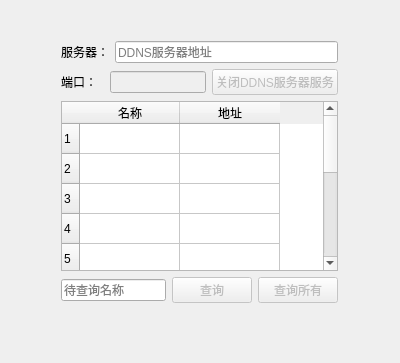
<?xml version="1.0" encoding="UTF-8"?>
<ui version="4.0">
 <class>Dialog</class>
 <widget class="QDialog" name="Dialog">
  <property name="geometry">
   <rect>
    <x>0</x>
    <y>0</y>
    <width>400</width>
    <height>363</height>
   </rect>
  </property>
  <property name="windowTitle">
   <string>DDNS查询端 v1.1   By @yqs112358</string>
  </property>
  <widget class="QWidget" name="layoutWidget">
   <property name="geometry">
    <rect>
     <x>50</x>
     <y>30</y>
     <width>299</width>
     <height>284</height>
    </rect>
   </property>
   <layout class="QVBoxLayout" name="verticalLayout">
    <item>
     <layout class="QHBoxLayout" name="horizontalLayout">
      <item>
       <widget class="QLabel" name="label">
        <property name="text">
         <string>服务器：</string>
        </property>
       </widget>
      </item>
      <item>
       <widget class="QLineEdit" name="lineEdit_server">
        <property name="whatsThis">
         <string>&lt;html&gt;&lt;head/&gt;&lt;body&gt;&lt;p&gt;输入要连接的 DDNS服务器(By @yqs112358) 的地址&lt;/p&gt;&lt;/body&gt;&lt;/html&gt;</string>
        </property>
        <property name="maxLength">
         <number>255</number>
        </property>
        <property name="placeholderText">
         <string>DDNS服务器地址</string>
        </property>
       </widget>
      </item>
     </layout>
    </item>
    <item>
     <layout class="QHBoxLayout" name="horizontalLayout_2">
      <item>
       <widget class="QLabel" name="label_2">
        <property name="text">
         <string>端口：  </string>
        </property>
       </widget>
      </item>
      <item>
       <widget class="QLineEdit" name="lineEdit_port">
        <property name="enabled">
         <bool>false</bool>
        </property>
        <property name="whatsThis">
         <string>&lt;html&gt;&lt;head/&gt;&lt;body&gt;&lt;p&gt;默认 DDNS服务器(By @yqs112358) 的连接端口&lt;/p&gt;&lt;/body&gt;&lt;/html&gt;</string>
        </property>
        <property name="text">
         <string/>
        </property>
        <property name="readOnly">
         <bool>false</bool>
        </property>
       </widget>
      </item>
      <item>
       <widget class="QPushButton" name="pushButton_close">
        <property name="enabled">
         <bool>false</bool>
        </property>
        <property name="whatsThis">
         <string>&lt;html&gt;&lt;head/&gt;&lt;body&gt;&lt;p&gt;点击此按钮来关闭指定的 DDNS服务器(By @yqs112358) 的服务&lt;/p&gt;&lt;/body&gt;&lt;/html&gt;</string>
        </property>
        <property name="text">
         <string>关闭DDNS服务器服务</string>
        </property>
       </widget>
      </item>
     </layout>
    </item>
    <item>
     <widget class="QTableWidget" name="tableWidget">
      <property name="whatsThis">
       <string>&lt;html&gt;&lt;head/&gt;&lt;body&gt;&lt;p&gt;从 DDNS服务器(By @yqs112358) 查询得到的数据&lt;/p&gt;&lt;/body&gt;&lt;/html&gt;</string>
      </property>
      <property name="rowCount">
       <number>10</number>
      </property>
      <row/>
      <row/>
      <row/>
      <row/>
      <row/>
      <row/>
      <row/>
      <row/>
      <row/>
      <row/>
      <column>
       <property name="text">
        <string>名称</string>
       </property>
      </column>
      <column>
       <property name="text">
        <string>地址</string>
       </property>
      </column>
      <item row="0" column="0">
       <property name="flags">
        <set>ItemIsSelectable|ItemIsDragEnabled|ItemIsEnabled</set>
       </property>
      </item>
     </widget>
    </item>
    <item>
     <layout class="QHBoxLayout" name="horizontalLayout_3">
      <item>
       <widget class="QLineEdit" name="lineEdit_name">
        <property name="whatsThis">
         <string>&lt;html&gt;&lt;head/&gt;&lt;body&gt;&lt;p&gt;输入要从 DDNS服务器(By @yqs112358) 查询的记录的识别名&lt;/p&gt;&lt;/body&gt;&lt;/html&gt;</string>
        </property>
        <property name="maxLength">
         <number>65535</number>
        </property>
        <property name="placeholderText">
         <string>待查询名称</string>
        </property>
       </widget>
      </item>
      <item>
       <widget class="QPushButton" name="pushButton_ask">
        <property name="enabled">
         <bool>false</bool>
        </property>
        <property name="whatsThis">
         <string>&lt;html&gt;&lt;head/&gt;&lt;body&gt;&lt;p&gt;点击此按钮来从指定的 DDNS服务器(By @yqs112358) 查询特定名称的记录&lt;/p&gt;&lt;/body&gt;&lt;/html&gt;</string>
        </property>
        <property name="text">
         <string>查询</string>
        </property>
       </widget>
      </item>
      <item>
       <widget class="QPushButton" name="pushButton_list">
        <property name="enabled">
         <bool>false</bool>
        </property>
        <property name="whatsThis">
         <string>&lt;html&gt;&lt;head/&gt;&lt;body&gt;&lt;p&gt;点击此按钮来从指定的 DDNS服务器(By @yqs112358) 查询所有记录&lt;/p&gt;&lt;/body&gt;&lt;/html&gt;</string>
        </property>
        <property name="text">
         <string>查询所有</string>
        </property>
       </widget>
      </item>
     </layout>
    </item>
   </layout>
  </widget>
 </widget>
 <layoutdefault spacing="6" margin="11"/>
 <resources/>
 <connections/>
</ui>
